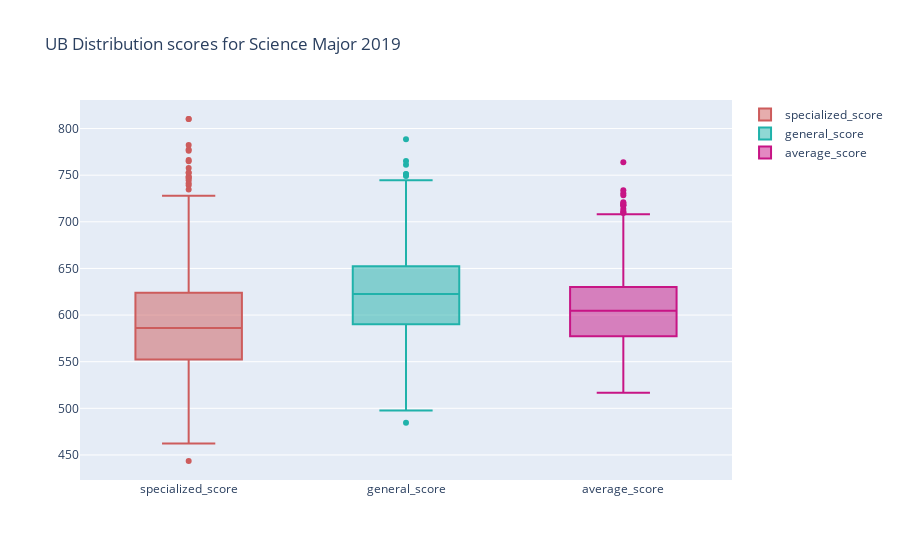

Notebook source saved alongside this figure:
### Code cell
fig = go.Figure()
fig.add_trace(go.Box(y=df_univ_brawSc_clear['specialized_score'], name='specialized_score',
                marker_color = 'indianred'))
fig.add_trace(go.Box(y=df_univ_brawSc_clear['general_score'], name = 'general_score',
                marker_color = 'lightseagreen'))
fig.add_trace(go.Box(y=df_univ_brawSc_clear['average_score'], name = 'average_score',
                marker_color = 'mediumvioletred'))
fig.update_layout(title_text='UB Distribution scores for Science Major 2019')
fig.show()

fig = go.Figure()
fig.add_trace(go.Box(y=df_univ_brawHm_clear['specialized_score'], name='specialized_score',
                marker_color = 'indianred'))
fig.add_trace(go.Box(y=df_univ_brawHm_clear['general_score'], name = 'general_score',
                marker_color = 'lightseagreen'))
fig.add_trace(go.Box(y=df_univ_brawHm_clear['average_score'], name = 'average_score',
                marker_color = 'mediumvioletred'))
fig.update_layout(title_text='UB Distribution scores for Humanities Major 2019')
fig.show()

### Figure 1 — Plotly figure (JSON) as saved in the notebook; plotly's stock layout.template omitted (floating-point values rounded to 4 significant figures; data arrays with more than 128 entries replaced by an {"elided": "..."} marker saying what was removed)
{"data": [{"marker": {"color": "indianred"}, "name": "specialized_score", "type": "box", "y": {"elided": "1323 float values"}}, {"marker": {"color": "lightseagreen"}, "name": "general_score", "type": "box", "y": {"elided": "1323 float values"}}, {"marker": {"color": "mediumvioletred"}, "name": "average_score", "type": "box", "y": {"elided": "1323 float values"}}], "layout": {"title": {"text": "UB Distribution scores for Science Major 2019"}}}
